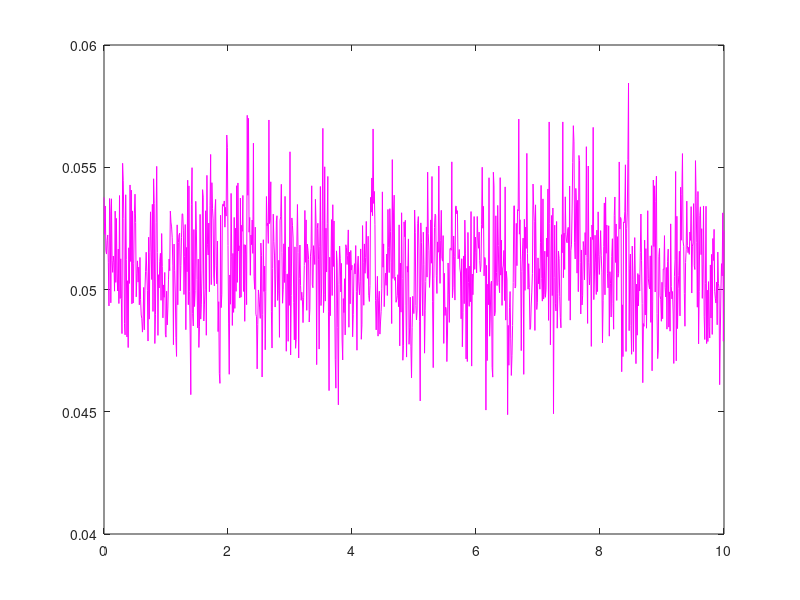

Reproduce this figure in MATLAB.
values = [0.7];
q1s = [0.1]
colors = ['c','b','m'];
ilosc = 1;
for z=1:length(q1s)
    figure
    for i=1:length(values)
        H = values(i);
        B=[];
        T=10;
        n=1000; % grid points
        r=nan(n+1,1); 
        t=linspace(0,T,n+1);
        r(1) = 1;
        for k=1:n
            r(k+1) = 0.5*((k+1)^(2*H) - 2*k^(2*H) + (k-1)^(2*H));
        end
        r=[r; r(end-1:-1:2)]; % first rwo of circulant matrix
        lambda=real(fft(r))/(2*n); % eigenvalues
        for m=1:n
            W=fft(sqrt(lambda).*complex(randn(2*n,1),randn(2*n,1)));
            W = (n/T)^(-H)*cumsum(real(W(1:n+1))); % rescale
            W=W';
            length(W);
            length([0, W(:,end-1)]);
            temp = W;
            temp(end)=[];
            W = W - [0, temp];
            if m<2
                plot(t,W, 'g')
            end
            B=[B; W];
            ilosc = ilosc + 1;
        end

        q1=[];
        q2=[];
        for u=1:ilosc
            q1=[q1 quantile(B(:,u),q1s(z))];
            q2=[q2 quantile(B(:,u),1 - q1s(z))];
        end

        %hold on
        length(t);
        length(q1);
        colors
        plot(t,q1,colors(i))
        plot(t,q2,colors(i+2))
    end
end